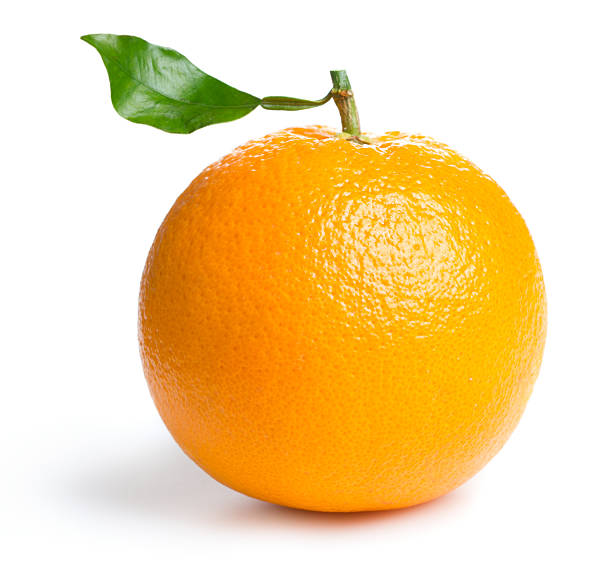
#> input picture Open CV Basics/17.  Image Blending/orange.jpg, 612 x 563 px
$ jupyter execute 'Image Blending.ipynb'   (shell and % lines are left out)
#> lines starting #> are read from the running program, lines starting #| are printed output that depends on the picture
[cell 1]
import numpy as np
import cv2
import matplotlib.pyplot as plt

[cell 2]
orange = cv2.imread("orange.jpg")
#> orange is the input picture: shape (563, 612, 3); mean B, G, R 160.9, 215, 244.7
print(orange.shape)
#| (563, 612, 3)
Orange =cv2.resize(orange,(512,512))
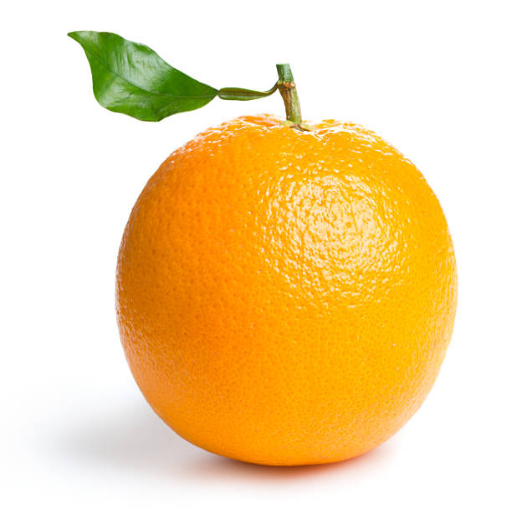
#> Orange: shape (512, 512, 3); mean B, G, R 160.9, 214.9, 244.7
print(Orange.shape)
#| (512, 512, 3)

cv2.imwrite("Orange1.jpg",Orange[:,:])
cv2.imwrite("Orange2.jpg",Orange[:,:,::-1])
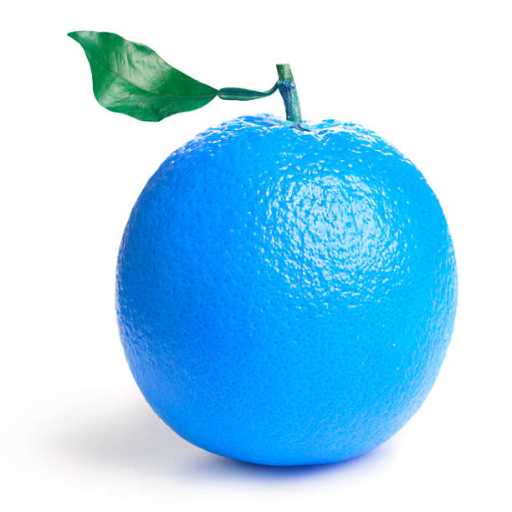
#> saved as Orange2.jpg: shape (512, 512, 3); mean B, G, R 244.7, 214.9, 160.9

cv2.waitKey(0)
cv2.destroyAllWindows()

[cell 3]
orange1 = cv2.imread("Orange1.jpg")
orange2 = cv2.imread("Orange2.jpg")

cv2.imshow("Orange1",orange1)
cv2.imshow("Orange2",orange2)

cv2.waitKey(0)
cv2.destroyAllWindows()

[cell 4]
combine = np.hstack((Orange[:,:256] , Orange[:,256:,::-1]))
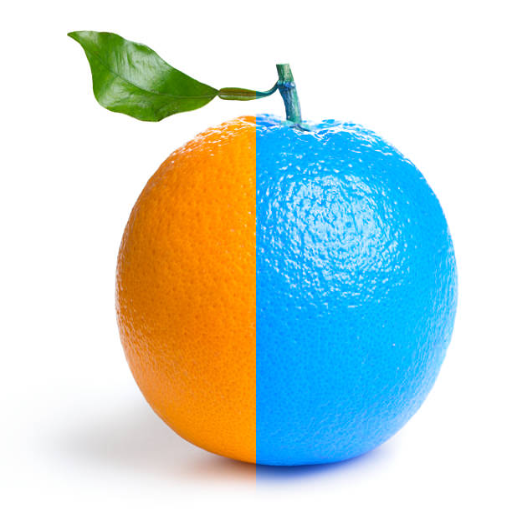
#> combine: shape (512, 512, 3); mean B, G, R 210.1, 214.9, 195.4

cv2.imshow("Orginal Orange",orange)
cv2.imshow("Orginal combine Orange",combine)

cv2.waitKey(0)
cv2.destroyAllWindows()

[cell 5]
# generate Gaussian pyramid for orange1
orange1_copy = orange1.copy()
gp_orange1 = [orange1_copy]
for i in range(6):
    orange1_copy = cv2.pyrDown(orange1_copy)
    gp_orange1.append(orange1_copy)
#> this loop made 6 passes
#> pass 1, `orange1_copy = cv2.pyrDown(orange1_copy)`:
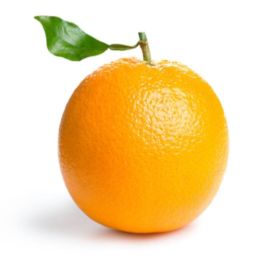
#> orange1_copy: shape (256, 256, 3); mean B, G, R 160.9, 214.9, 244.4
#> pass 3, `orange1_copy = cv2.pyrDown(orange1_copy)`:
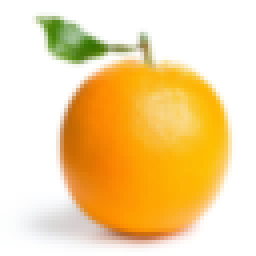
#> orange1_copy: shape (64, 64, 3) (shown 4 times larger); mean B, G, R 160.9, 214.9, 244.4
#> after the loop, gp_orange1 = 7 items


# generate Gaussian pyramid for orange2
orange2_copy = orange2.copy()
gp_orange2 = [orange2_copy]
for i in range(6):
    orange2_copy = cv2.pyrDown(orange2_copy)
    gp_orange2.append(orange2_copy)
#> this loop made 6 passes
#> pass 1, `orange2_copy = cv2.pyrDown(orange2_copy)`:
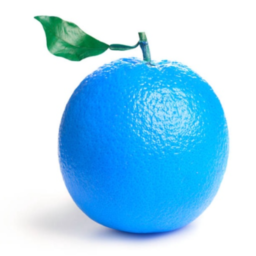
#> orange2_copy: shape (256, 256, 3); mean B, G, R 244.1, 214.9, 160.9
#> pass 3, `orange2_copy = cv2.pyrDown(orange2_copy)`:
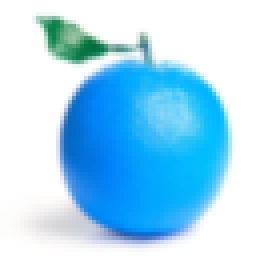
#> orange2_copy: shape (64, 64, 3) (shown 4 times larger); mean B, G, R 244.2, 214.9, 160.9
#> after the loop, gp_orange2 = 7 items


# generate Laplacian Pyramid for orange1
orange1_copy = gp_orange1[5]
lp_orange1 = [orange1_copy]
for i in range(5, 0, -1):
    gaussian_expanded = cv2.pyrUp(gp_orange1[i])
    laplacian = cv2.subtract(gp_orange1[i-1], gaussian_expanded)
    lp_orange1.append(laplacian)
#> after the loop, lp_orange1 = 6 items


# generate Laplacian Pyramid for orange2
orange2_copy = gp_orange2[5]
lp_orange2 = [orange2_copy]
for i in range(5, 0, -1):
    gaussian_expanded = cv2.pyrUp(gp_orange2[i])
    laplacian = cv2.subtract(gp_orange2[i-1], gaussian_expanded)
    lp_orange2.append(laplacian)
#> this loop made 5 passes
#> pass 2, `laplacian = cv2.subtract(gp_orange2[i-1], gaussian_expanded)`:
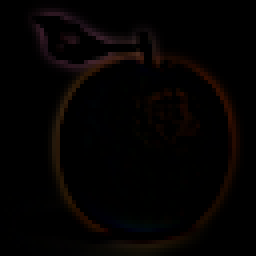
#> laplacian: shape (64, 64, 3) (shown 4 times larger); mean of channels 0, 1, 2 1.5, 2.1, 4.2; drawn as B, G, R
#> after the loop, lp_orange2 = 6 items


# Now add left and right halves of images in each level
orange_pyramid = []
n = 0
for orange1_lap, orange2_lap in zip(lp_orange1, lp_orange2):
    n += 1
    cols, rows, ch = orange1_lap.shape
    laplacian = np.hstack((orange1_lap[:, 0:int(cols/2)], orange2_lap[:, int(cols/2):]))
    orange_pyramid.append(laplacian)
#> this loop made 6 passes
#> (cols, rows) on passes 1 to 6: (16, 16), (32, 32), (64, 64), (128, 128), (256, 256), (512, 512)
#> pass 3, `laplacian = np.hstack((orange1_lap[:, 0:int(cols/2)], orange2_lap[:, i..`:
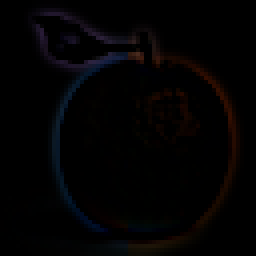
#> laplacian: shape (64, 64, 3) (shown 4 times larger); mean of channels 0, 1, 2 2.6, 2.1, 3; drawn as B, G, R
#> after the loop, n = 6; orange_pyramid = 6 items
# now reconstruct
orange_reconstruct = orange_pyramid[0]
for i in range(1, 6):
    orange_reconstruct = cv2.pyrUp(orange_reconstruct)
    orange_reconstruct = cv2.add(orange_pyramid[i], orange_reconstruct)
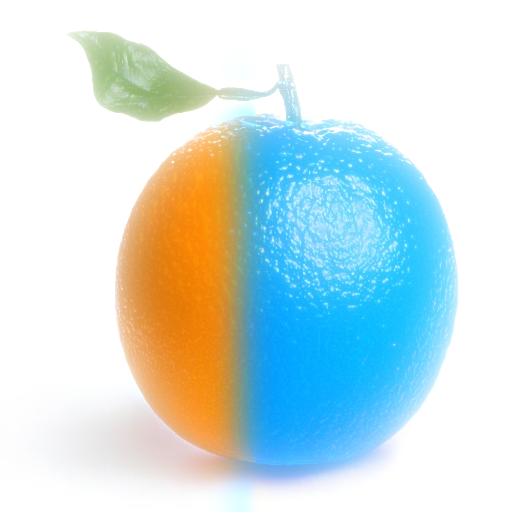
#> orange_reconstruct: shape (512, 512, 3); mean of channels 0, 1, 2 224.5, 223.7, 203.6; drawn as B, G, R

cv2.imshow("Orange1" , orange1)
cv2.imshow("Orange2" , orange2)
cv2.imshow("Combine" , combine)
cv2.imshow("Reconstruct" , orange_reconstruct)
cv2.waitKey(0)
cv2.destroyAllWindows()
